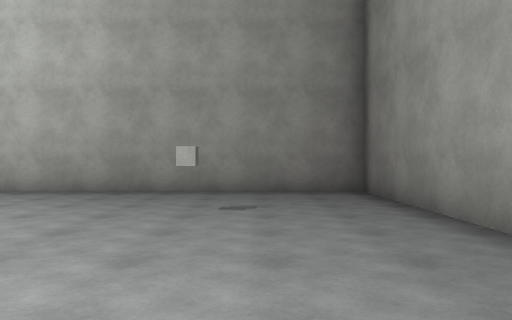
view 1 (above)

21 first-person views from a walk through a 3-D level made in the Unity game engine. The camera is 1.4 m above the floor, looks level and sees 70° across. The floor is counted in squares, 2 m on a side. Each view is taken from the middle of a square. On the plan, view 1 faces up. The plan holds only what a view shows up to about 11 squares ahead; the rest is blank. Surface patterns are stand-ins for the level's own textures.

view 2
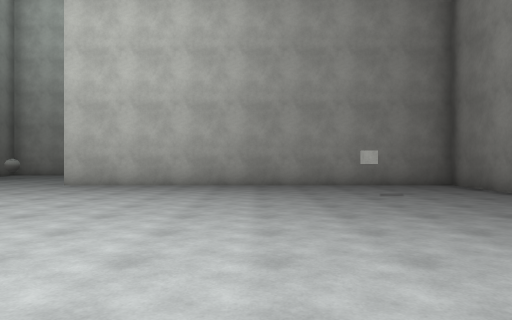

view 3
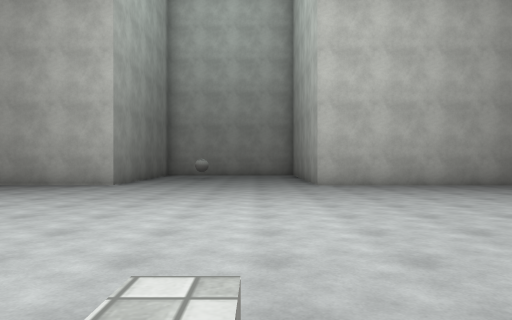

view 4
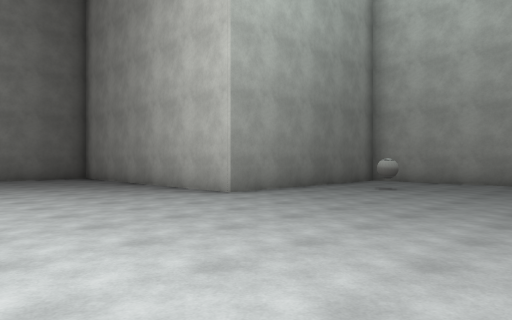

view 5
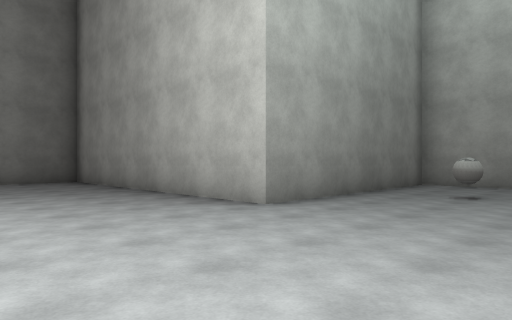

view 6
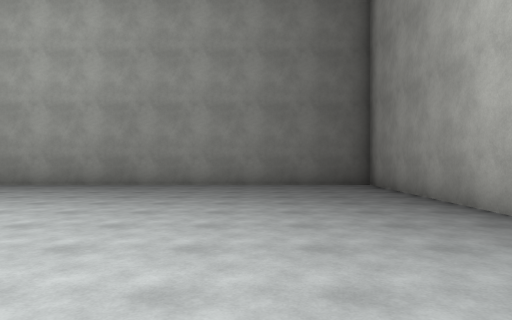

view 7
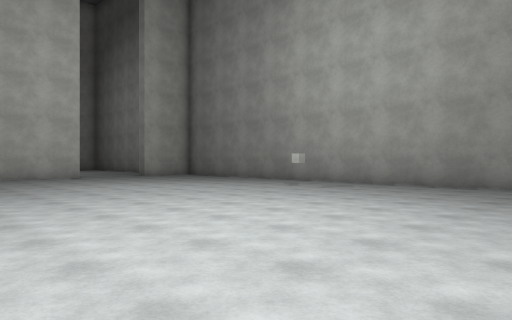

view 8
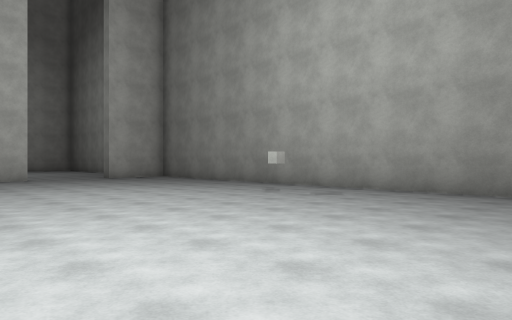

view 9
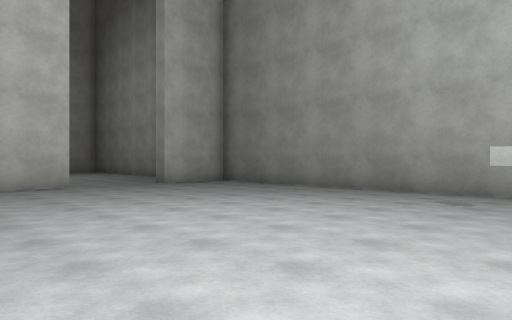

view 10
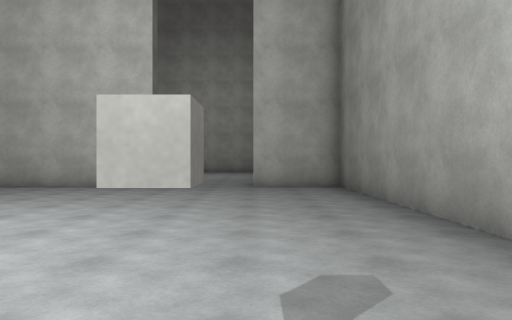

view 11
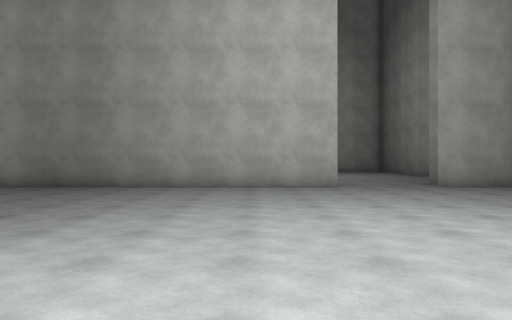

view 12
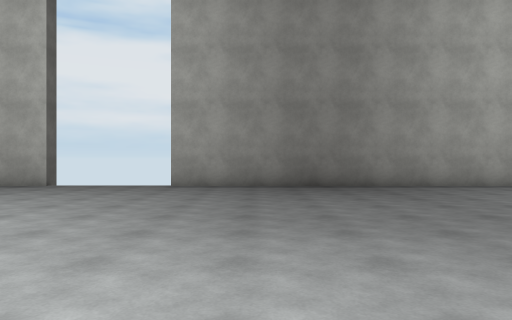

view 13
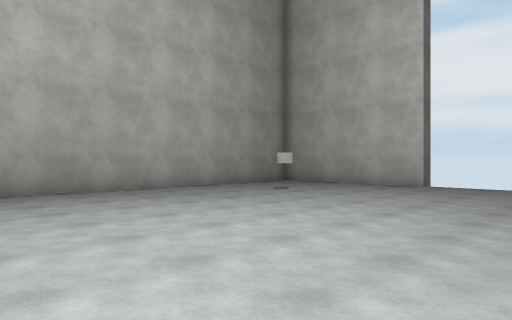

view 14
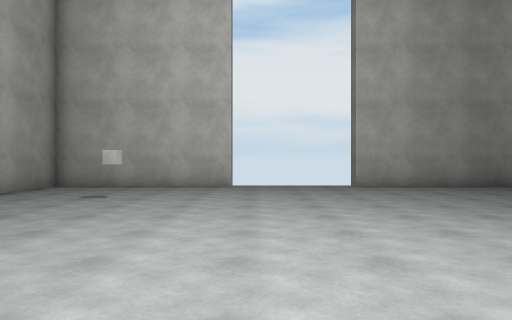

view 15
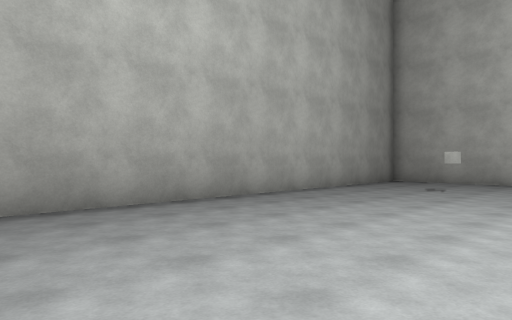

view 16
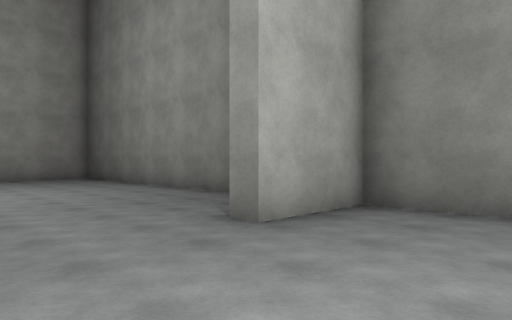

view 17
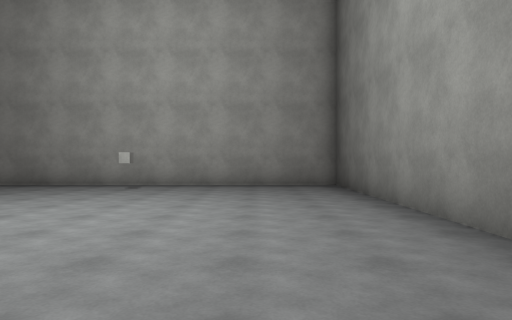

view 18
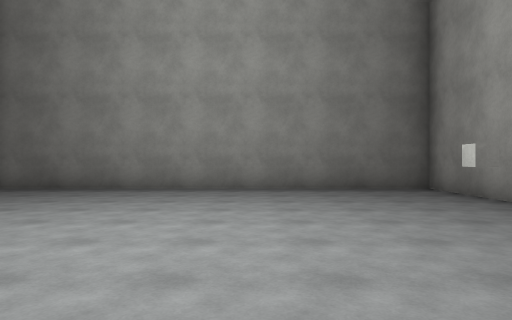

view 19
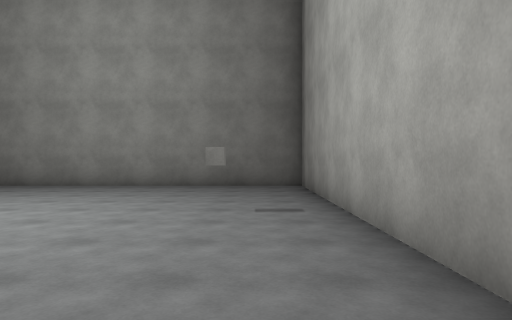

view 20
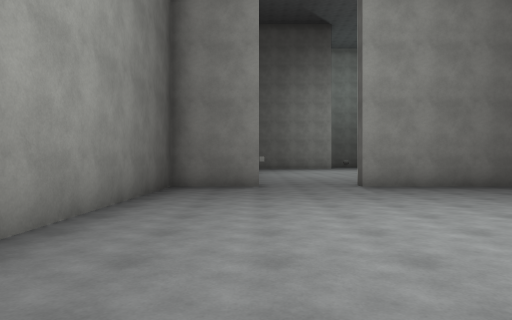

view 21
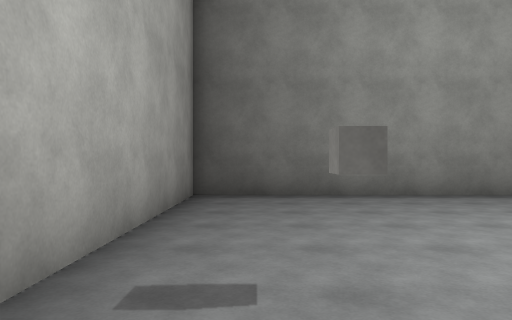

### Floor plan
Ten units are one square. View 1 is at (0, 0); x grows to the right and y downward. Boxes are objects, and circles mark ways between rooms. Rooms are numbered by the first view taken in them; rooms with no view inside come last. Other rooms are left out.
<svg viewBox="-228 -151 257 379">
<path fill="none" stroke="#000" d="M24 -34 24 -81 -83 -81 -83 -89M-172 109 -57 109M-23 109 24 109 24 -1M-100 -146 -140 -146 -140 -81 -223 -81 -223 109 -199 109M-199 109 -199 114 -223 114 -223 223 -120 223 -120 116M-132 114 -172 114 -172 109"/>
<rect x="-205" y="15" width="10" height="10" fill="#bbb"><title>other object</title></rect>
<rect x="-125" y="-115" width="10" height="10" fill="#bbb"><title>other object</title></rect>
<rect x="-105" y="5" width="10" height="10" fill="#bbb"><title>other object</title></rect>
<rect x="-15" y="-55" width="10" height="10" fill="#bbb"><title>other object</title></rect>
<rect x="-175" y="195" width="10" height="10" fill="#bbb"><title>other object</title></rect>
<circle cx="-185" cy="110" r="3" fill="#2a7"/>
<text x="-100" y="0">1</text>
<text x="-180" y="170">2</text>
</svg>
Room 1 opens to room 2.

Where each view was taken, in squares from view 1:
view 1: 0 up, 0 right, facing up
view 2: 2 down, 3 left, facing up
view 3: 2 down, 10 left, facing up
view 4: 3 up, 8 left, facing up-left
view 5: 4 up, 10 left, facing up-left
view 6: 5 up, 12 left, facing left
view 7: 4 up, 12 left, facing down-left
view 8: 3 up, 14 left, facing down-left
view 9: 1 down, 14 left, facing down-left
view 10: 1 down, 20 left, facing down
view 11: 1 down, 15 left, facing down
view 12: 1 down, 8 left, facing down
view 13: 1 down, 6 left, facing down-right
view 14: 1 down, 3 left, facing down
view 15: 1 up, 3 left, facing down-right
view 16: 8 down, 17 left, facing down-left
view 17: 12 down, 20 left, facing down
view 18: 18 down, 21 left, facing right
view 19: 21 down, 22 left, facing right
view 20: 21 down, 20 left, facing up
view 21: 21 down, 15 left, facing left
